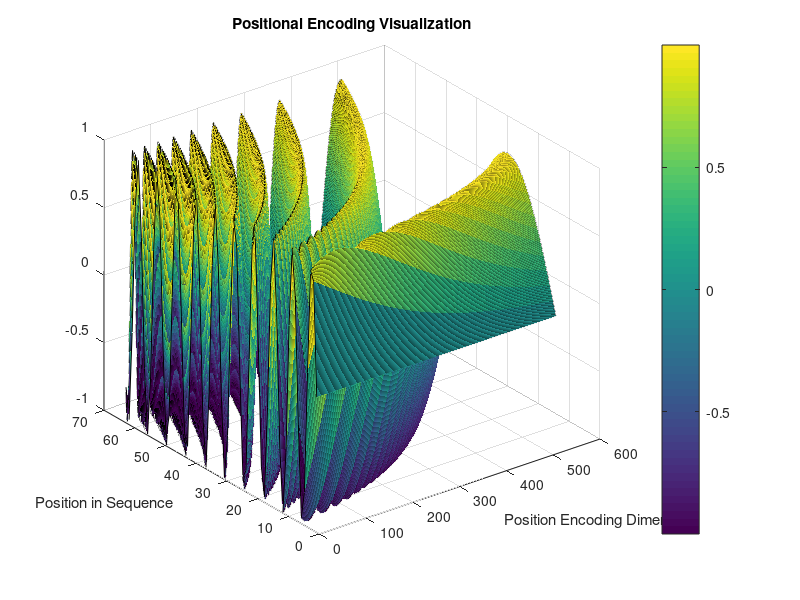

Here is the MATLAB script that generated this plot:
% 序列长度
base_num = 10
sequence_length = round(base_num * pi * 2);
% 位置编码维度
d_model = 1024;

% 初始化位置编码矩阵
positional_encoding = zeros(sequence_length, d_model);

% 生成位置编码
for pos = 1:sequence_length
    for i = 1:floor(d_model / 2)
        denominator = power(base_num, (2 * (i - 1)) / d_model);
        positional_encoding(pos, 2 * i - 1) = sin((pos-1) / denominator);
        positional_encoding(pos, 2 * i) = cos((pos-1) / denominator);
    end
end

% 可视化位置编码
positional_encoding(1, 2:2:50)
surf(positional_encoding(1:2, 2:2:end));
surf(positional_encoding(:, 1:2:end));
% surf(positional_encoding(:, 1:2:end));
%imagesc(positional_encoding);
colorbar;
xlabel('Position Encoding Dimension');
ylabel('Position in Sequence');
title('Positional Encoding Visualization');
pause(100)
